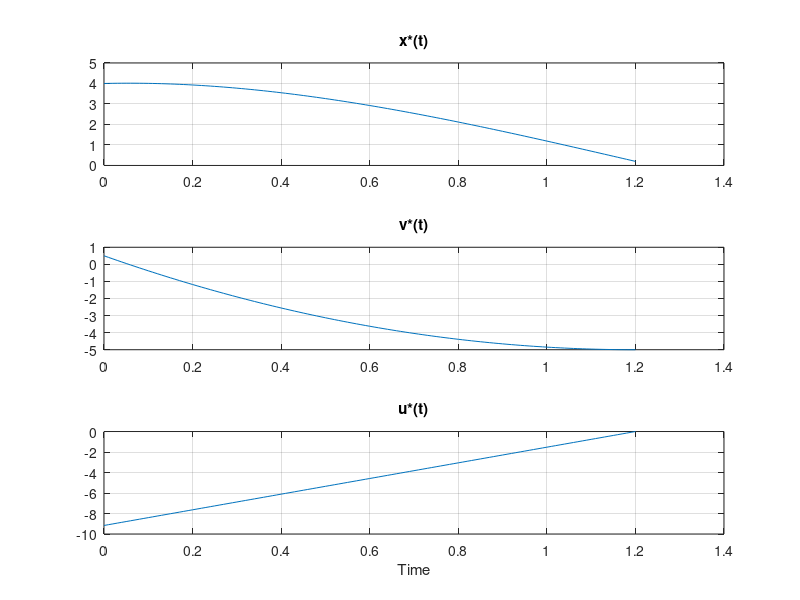

Reproduce this figure in MATLAB.
% HW 6 

set(groot,'defaultAxesXGrid','on')
set(groot,'defaultAxesYGrid','on')

%% Problem 2

% initial states 
x0 = 4; 
v0 = 0.5; 
T = 1.2; 

% ------------------------------------------------------------------------
% Problem 2a: intercept problem 

x_T = 0.2; 
sig_x = ( (v0*T + x0)/x_T - 1 ) * 6/T^3; 

% xstar, vstar, ustar trajectories 
dt = 0.01; 
t = [0 : dt : T]; 
xstar = 1/12 * sig_x * x_T * t.^3 ... 
    - 1/4 * sig_x * x_T * T * t.^2 ... 
    + v0*t + x0  ; 
vstar = 1/4 * sig_x * x_T * t.^2 ... 
    - 1/2 * sig_x * x_T * T * t ... 
    + v0; 
ustar = 1/2 * ( sig_x * x_T * t ... 
    - sig_x * x_T * T ); 

% control effort 
ustar2 = ustar.^2; 
ustar2_T = trapz(ustar2) * dt; 

figure()
    subplot(3,1,1) 
        plot(t, xstar); 
        title('x*(t)')
    subplot(3,1,2) 
        plot(t, vstar);
        title('v*(t)') 
    subplot(3,1,3) 
        plot(t, ustar); 
        title('u*(t)') 
        xlabel('Time') 

% ------------------------------------------------------------------------
% Problem 2b: rendezvous problem 


